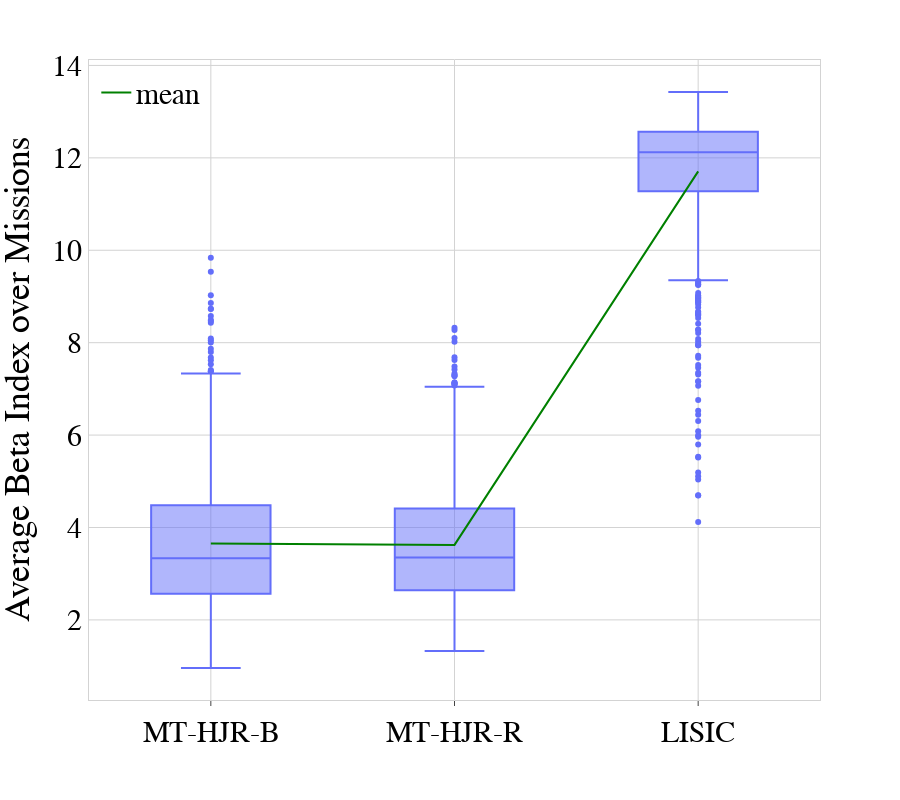

The code cell stored with this chart in its notebook:
### Markdown cell above
+ Beta Index

### Code cell
import plotly.graph_objects as go
from plotly.subplots import make_subplots
import plotly.io as pio
pio.templates['plotly']["layout"]["font"]["family"] = "Palatino"
font = dict(
                family="Palatino",
                size=30,
                color='black'
            )


beta_index_avg_dic = {"MT-HJR-B": metrics_hj_naive["Average Beta Index"],
                      "MT-HJR-R": metrics_hj_reactive["Average Beta Index"],
                      "LISIC": metrics_hj_flocking["Average Beta Index"]}
beta_index_avg_df = pd.DataFrame(beta_index_avg_dic)
fig_beta = px.box(beta_index_avg_df)
mean_trace = go.Scatter(
    x=beta_index_avg_df.columns,
    y=beta_index_avg_df.mean(),
    mode='lines',
    line=dict(color='green', width=2),
    showlegend=True,
    name="mean"
)
fig_beta.add_trace(mean_trace)
# Add custom x and y labels
fig_beta.update_layout(
    xaxis_title="",#"controllers",
    yaxis_title="Average Beta Index over Missions",
    font=font,
    plot_bgcolor='white',
    legend=dict(
    yanchor="top",
    y=0.99,
    xanchor="left",
    x=0.01
    )
)
fig_beta.update_xaxes(
    mirror=True,
    ticks='outside',
    showline=True,
    linecolor='lightgrey',
    gridcolor='lightgrey'
)
fig_beta.update_yaxes(
    mirror=True,
    #ticks='outside',
    showline=True,
    #linecolor='black',
    linecolor='lightgrey',
    gridcolor='lightgrey',
)
fig_beta.update_layout(height=800, width=900,font=font)
fig_beta.write_image("betaIndex.svg")
# Show the plot
fig_beta.show()

### Figure 1 — Plotly figure (JSON) as saved in the notebook; plotly's stock layout.template omitted (floating-point values rounded to 4 significant figures; data arrays with more than 128 entries replaced by an {"elided": "..."} marker saying what was removed)
{"data": [{"alignmentgroup": "True", "hovertemplate": "variable=%{x}<br>value=%{y}<extra></extra>", "legendgroup": "", "marker": {"color": "#636efa"}, "name": "", "notched": false, "offsetgroup": "", "orientation": "v", "showlegend": false, "type": "box", "x": {"elided": "2940 str values"}, "x0": " ", "xaxis": "x", "y": {"elided": "2940 float values"}, "y0": " ", "yaxis": "y"}, {"line": {"color": "green", "width": 2}, "mode": "lines", "name": "mean", "showlegend": true, "type": "scatter", "x": ["MT-HJR-B", "MT-HJR-R", "LISIC"], "y": [3.653, 3.623, 11.71]}], "layout": {"boxmode": "group", "font": {"color": "black", "family": "Palatino", "size": 30}, "height": 800, "legend": {"tracegroupgap": 0, "x": 0.01, "xanchor": "left", "y": 0.99, "yanchor": "top"}, "margin": {"t": 60}, "plot_bgcolor": "white", "width": 900, "xaxis": {"anchor": "y", "domain": [0, 1], "gridcolor": "lightgrey", "linecolor": "lightgrey", "mirror": true, "showline": true, "ticks": "outside", "title": {"text": ""}}, "yaxis": {"anchor": "x", "domain": [0, 1], "gridcolor": "lightgrey", "linecolor": "lightgrey", "mirror": true, "showline": true, "title": {"text": "Average Beta Index over Missions"}}}}
